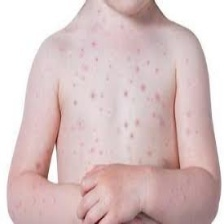
#> input picture sample/media/166_VI-chickenpox (10).jpg, 224 x 224 px
$ python -i views.py   (imports and definitions only)
#> lines starting #> are read from the running program, lines starting #| are printed output that depends on the picture
#> further down, picture is the input picture: shape (224, 224, 3); mean B, G, R 195.2, 195.3, 217.2
import cv2
import numpy as np
from .forms import CustomUserCreationForm
from django import forms
from django.http import HttpResponseRedirect  # Import for redirection
from django.urls import reverse
from django.conf import settings
from django.core.files.storage import FileSystemStorage
from django.shortcuts import render, redirect
from django.contrib.auth import authenticate, login as auth_login, logout
from django.contrib.auth.forms import AuthenticationForm, UserCreationForm
from joblib import load
from sklearn.preprocessing import RobustScaler
import logging

# Configure logging
logger = logging.getLogger(__name__)

# Load the model and scaler
# [2 lines not run here, left out]

# Disease names and corresponding diagnoses
skin_disease_names = [
    'Cellulitis',
    'Impetigo',
    'Athlete Foot',
    'Nail Fungus',
    'Ringworm',
    'Cutaneous Larva Migrans',
    'Chickenpox',
    'Shingles'
]

diagnosis = [
    'Treatment for cellulitis usually involves antibiotics, and in most cases, you should start to feel better within 7 to 10 days.',
                         'Impetigo is treated with prescription mupirocin antibiotic ointment or cream applied directly to the sores two to three times a day for five to 10 days.',
                         'Athlete foot is a fungal infection that can be treated with antifungal medications and by keeping feet clean and dry.',
                         'Nail fungus, also known as onychomycosis, is a common infection that affects the fingernails or toenails. Diagnosis typically involves a visual examination of the nail, along with a scraping or clipping of the affected nail to examine for fungal elements.',
                         'Ringworm is a fungal infection that affects the skin, hair, and nails. It is not actually caused by a worm, but rather by a type of fungus called a dermatophyte.',
                         'Cutaneous Larva Migrans (CLM) is a skin condition caused by the larvae of certain hookworms. The diagnosis typically involves a physical examination and medical history, with a focus on exposure to contaminated soil.',
                         'The diagnosis and cure for Chickenpox typically involve a combination of self-care, over-the-counter medications, and in some cases, antiviral prescriptions.',
                         'Shingles is caused by the varicella-zoster virus, the same virus that causes chickenpox. There are treatments for shingles symptoms, but there is no cure. There are vaccines against shingles and postherpetic neuralgia.'

]

def home(request):
    return render(request, 'index.html')

# [22 lines left out: function login, not called in this run]


class CustomUserCreationForm(UserCreationForm):
    class Meta(UserCreationForm.Meta):
        fields = ['username', 'password1', 'password2']

    # [35 lines left out: functions __init__, register, not called in this run]

def extract_features(img):
    """Extract features for prediction."""
    # Resize image
    img = cv2.resize(img, (128, 128))
    features = []

    # HOG Features
    gray = cv2.cvtColor(img, cv2.COLOR_BGR2GRAY)
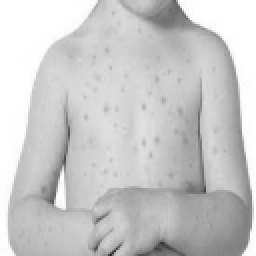
#> gray: shape (128, 128) (shown 2 times larger); min 40, max 255, mean 201.7
    equalized = cv2.equalizeHist(gray)
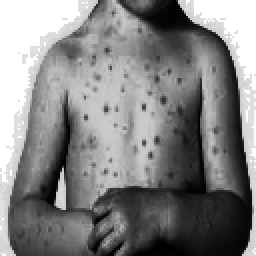
#> equalized: shape (128, 128) (shown 2 times larger); min 0, max 255, mean 130.9
    hog = cv2.HOGDescriptor(
        _winSize=(128, 128),
        _blockSize=(16, 16),
        _blockStride=(8, 8),
        _cellSize=(8, 8),
        _nbins=9
    )
    hog_features = hog.compute(equalized)
#> hog_features = 8100 values, max 0.728 at index 67, min 0 at index 0, mean 0.131
    features.extend(hog_features.flatten())

    # Color Histograms (RGB and HSV)
    for color in range(3):
        hist = cv2.calcHist([img], [color], None, [256], [0, 256])
        features.extend(hist.flatten())
#> after the loop, features = 8868 values, max 2161 at index 8611, min 0 at index 0, mean 5.66

    hsv = cv2.cvtColor(img, cv2.COLOR_BGR2HSV)
#> hsv: shape (128, 128, 3); mean H, S, V 76.6, 29.5, 217.2
    for channel in range(3):
        hist = cv2.calcHist([hsv], [channel], None, [256], [0, 256])
        features.extend(hist.flatten())
#> after the loop, features = 9636 values, max 3749 at index 8868, min 0 at index 0, mean 10.31

    return np.array(features)

# [43 lines left out: function profile, not called in this run]

def logout_view(request):
    logout(request)
    return redirect('/')

>>> import cv2
>>> picture = cv2.imread('../media/166_VI-chickenpox (10).jpg')
>>> result = extract_features(picture)
#> result has the same summary as features in extract_features

$ run again, on sample/media/7_VI-chickenpox (9).jpg
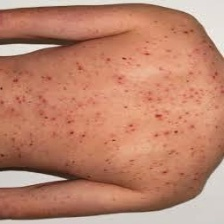
#> input picture sample/media/7_VI-chickenpox (9).jpg, 224 x 224 px
#> picture is the input picture: shape (224, 224, 3); mean B, G, R 108.9, 132.4, 189.7
#> in extract_features, `gray = cv2.cvtColor(img, cv2.COLOR_BGR2GRAY)`:
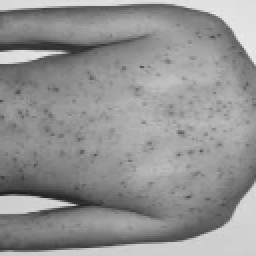
#> gray: shape (128, 128) (shown 2 times larger); min 29, max 240, mean 146.7
#> in extract_features, `equalized = cv2.equalizeHist(gray)`:
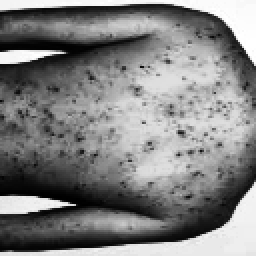
#> equalized: shape (128, 128) (shown 2 times larger); min 0, max 255, mean 128.6
#> hog_features = 8100 values, max 0.6 at index 7575, min 0 at index 955, mean 0.135
#> after the loop in extract_features, `for color in range(3):`: features = 8868 values, max 475 at index 8822, min 0 at index 955, mean 5.67
#> hsv: shape (128, 128, 3); mean H, S, V 9.5, 111.7, 189.6
#> after the loop in extract_features, `for channel in range(3):`: features = 9636 values, max 5063 at index 8877, min 0 at index 955, mean 10.31
#> result has the same summary as features in extract_features
